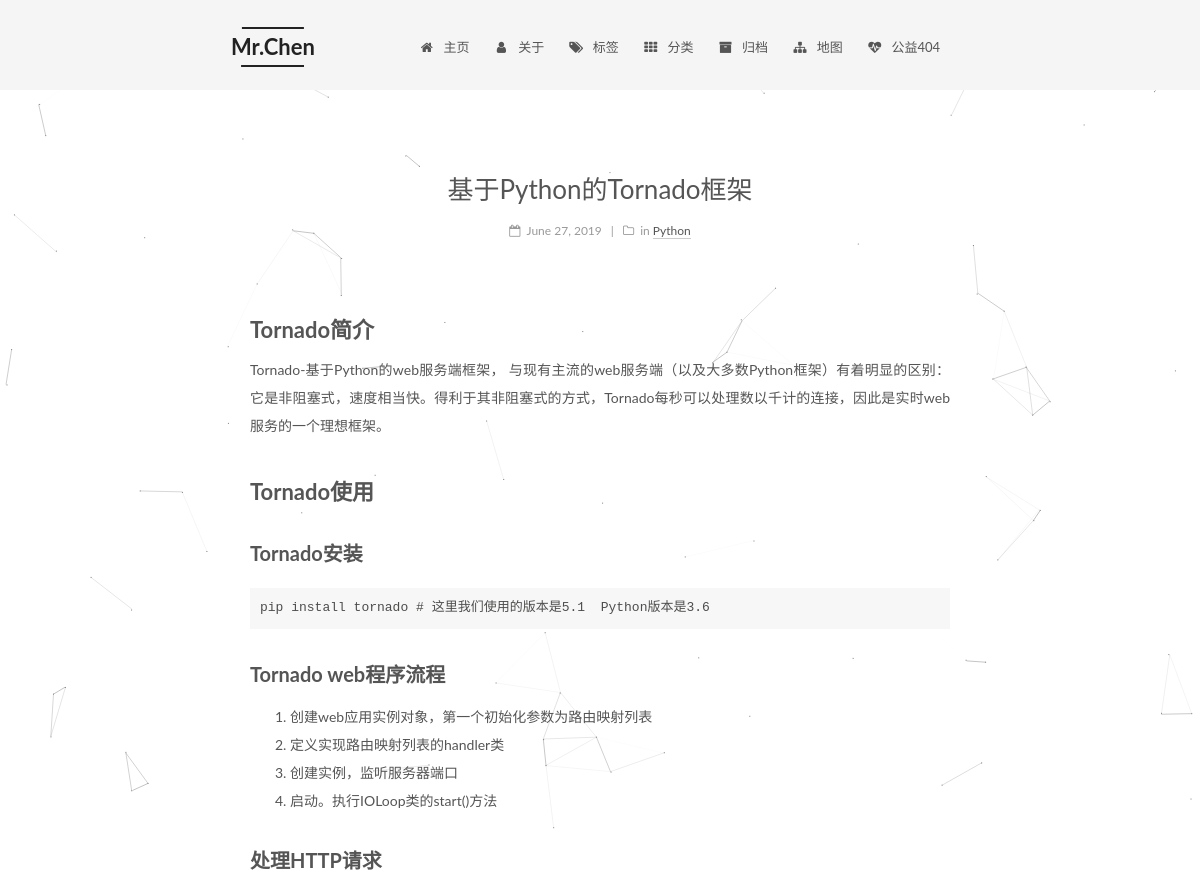
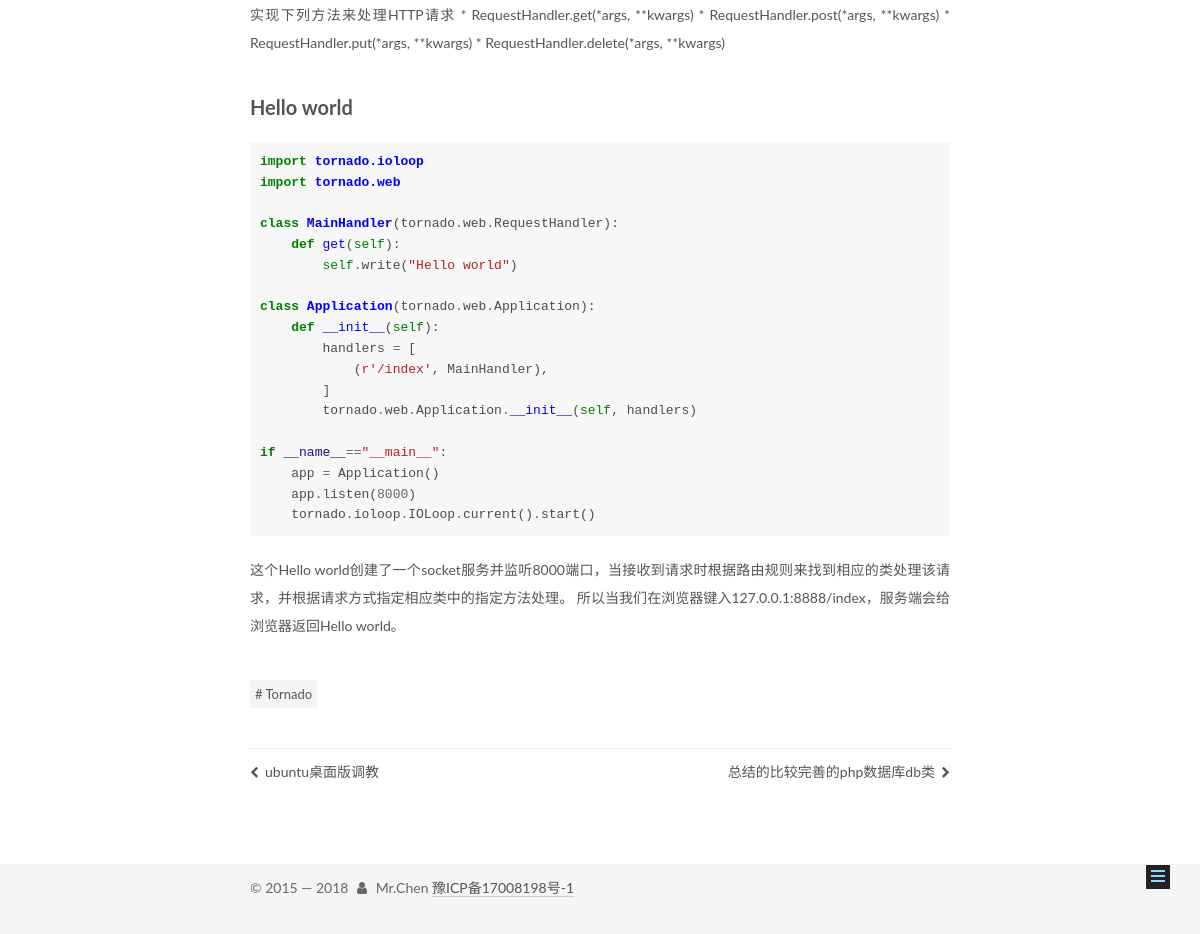
Page /detail/python-tornado/ on the committed database (2 pictures, top to bottom).
### blog/models.py (models this page shows, shortened)
class Blog(models.Model):
    title = models.CharField(max_length=100, verbose_name="标题")
    url = models.CharField(max_length=100, verbose_name="唯一URL")
    descript = models.CharField(null=True, max_length=1000, verbose_name="描述")
    content = MDTextField(null=True, verbose_name="内容")
    views = models.IntegerField(default=0, verbose_name="阅读量")
    category = models.ManyToManyField(Category, verbose_name="分类")
    tag = models.ManyToManyField(Tag, verbose_name="标签")
    update_time = models.DateTimeField(auto_now=True)
    create_time = models.DateField(auto_now_add=True)
    class Meta:
        ordering = ['-id']

class Category(models.Model):
    name = models.CharField(max_length=100, verbose_name="名称")
    url = models.CharField(max_length=100, verbose_name="唯一URL")
    blog_num = models.IntegerField(default=0)
    create_time = models.DateField(auto_now_add=True)
    def __str__(self):
        return self.name

class Tag(models.Model) :
    name = models.CharField(max_length=100, verbose_name="名称")
    url = models.CharField(max_length=100, verbose_name="唯一URL")
    create_time = models.DateField(auto_now_add=True)

### blog/views.py (the view)
# urls.py: path('detail/<str:blog_url>/', views.detail),
def detail(request, blog_url=None):
    blog = get_object_or_404(Blog, url=blog_url)
    md = markdown.Markdown(extensions=[
        'markdown.extensions.extra',
        'markdown.extensions.codehilite',
        TocExtension(slugify=slugify),
    ])
    blog.content = md.convert(blog.content)
    return render(request, 'blog/detail.html', {'blog': blog, 'toc': md.toc})

### templates/blog/detail.html (shortened to what this page needs)
<!DOCTYPE html>
<html class="theme-next mist use-motion" lang="zh-CN">
<head>
    {% include 'common/meta.html' %}
</head>
<body itemscope itemtype="http://schema.org/WebPage" lang="zh-CN">
  <div class="container sidebar-position-left page-post-detail">
{% include 'common/menu.html' %}
    <main id="main" class="main">
      <div class="main-inner">
        <div class="content-wrap">
          <div id="content" class="content">
  <div id="posts" class="posts-expand">
  <article class="post post-type-normal" itemscope itemtype="http://schema.org/Article">
  <div class="post-block">
      <header class="post-header">
          <h1 class="post-title" itemprop="name headline">{{ blog.title }}</h1>
        <div class="post-meta">
          <span class="post-time">
              <span class="post-meta-item-icon">
                <i class="fa fa-calendar-o"></i>
              </span>
              <time title="Post created" itemprop="dateCreated datePublished" datetime="{{ blog.create_time }}">
                {{ blog.create_time }}
              </time>
          </span>
            <span class="post-category" >
              <span class="post-meta-divider">|</span>
              <span class="post-meta-item-icon">
                <i class="fa fa-folder-o"></i>
              </span>
                <span class="post-meta-item-text">in</span>
                {% for cate in blog.category.all %}
                <span itemprop="about" itemscope itemtype="http://schema.org/Thing">
                  <a href="/category/{{ cate }}/" itemprop="url" rel="index">
                    <span itemprop="name">{{ cate }}</span>
                  </a>
                </span>
              {% endfor %}
            </span>
        </div>
      </header>
    <div class="post-body" itemprop="articleBody">
        {{ blog.content|safe }}
    </div>
    <footer class="post-footer">
        <div class="post-tags">
            {% for tag in blog.tag.all %}
            <a href="/tags/{{ tag.url }}/" rel="tag"># {{ tag.name }}</a>
            {% endfor %}
        </div>
        <div class="post-nav">
          <div class="post-nav-next post-nav-item">
              <a href="/2018/03/Ubuntu-desktop-version/" rel="next" title="ubuntu桌面版调教">
                <i class="fa fa-chevron-left"></i> ubuntu桌面版调教
              </a>
          </div>
          <span class="post-nav-divider"></span>
          <div class="post-nav-prev post-nav-item">
              <a href="/2018/03/php-database-class/" rel="prev" title="总结的比较完善的php数据库db类">
                总结的比较完善的php数据库db类 <i class="fa fa-chevron-right"></i>
              </a>
          </div>
        </div>
    </footer>
  </div>
  </article>
  </div>
          </div>
        </div>
  <div class="sidebar-toggle">
    <div class="sidebar-toggle-line-wrap">
      <span class="sidebar-toggle-line sidebar-toggle-line-first"></span>
      <span class="sidebar-toggle-line sidebar-toggle-line-middle"></span>
      <span class="sidebar-toggle-line sidebar-toggle-line-last"></span>
    </div>
  </div>
      </div>
    </main>
    {% include 'common/footer.html' %}
  </div>
</body>
</html>

### static/css/code.css (style rules this page uses)
.codehilite { background: #f8f8f8; }
.codehilite .k { color: #008000; font-weight: bold }
.codehilite .o { color: #666666 }
.codehilite .kn { color: #008000; font-weight: bold }
.codehilite .nc { color: #0000FF; font-weight: bold }
.codehilite .nf { color: #0000FF }
.codehilite .nn { color: #0000FF; font-weight: bold }
.codehilite .w { color: #bbbbbb }
.codehilite .mi { color: #666666 }
.codehilite .sa { color: #BA2121 }
.codehilite .s2 { color: #BA2121 }
.codehilite .s1 { color: #BA2121 }
.codehilite .bp { color: #008000 }
.codehilite .fm { color: #0000FF }
.codehilite .vm { color: #19177C }

### rows in the picture
Blog: title "基于Python的Tornado框架", create_time "June 27, 2019", content "Tornado简介 Tornado-基于Python的web服务端框架， 与现有主流的web服务端（以及大多数Python框架）有着明显的区别： 它是非阻塞式，速度相当快。得利于其非阻塞式的方式，Tornado每秒可以处理数以千计的连接，因此是实时web服务的一个理想框架。 Tornado使用 Tornado安装 pip install tornado # 这里我们使用的版本是5.1 Python版本是3.6 Tornado web程序流程 创建web应用实例对象，第一个初始化参数为路由映射列表 定义实现路由映射列表的handler类 创建实例，监听服务器端口 启动。执行IOLoop类的start()方法 处理HTTP请求 实现下列方法来处理HTTP请求 * RequestHandler.get(*args, **kwargs) * RequestHandler.post(*args, **kwargs) * RequestHandler.put(*args, **kwargs) * RequestHandler.delete(*args, **kwargs) Hello world import tornado.ioloop import tornado.web class MainHandler ( tornado . web . RequestHandler ): def get ( self ): self . write ( \"Hello world\" ) class Application ( tornado . web . Application ): def…"
Category: name "Python"
Tag: name "Tornado"
